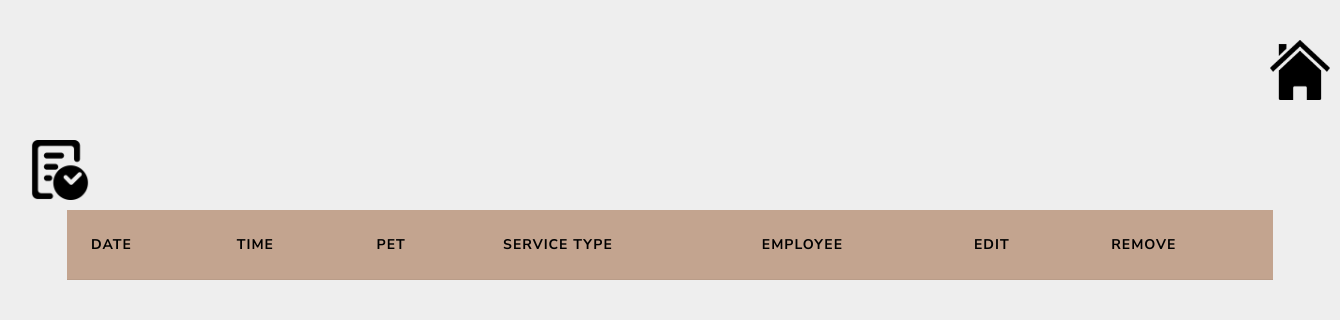
Page /Pages/EmployeeReservationsManagament.php (signed in) on the earlier database version.
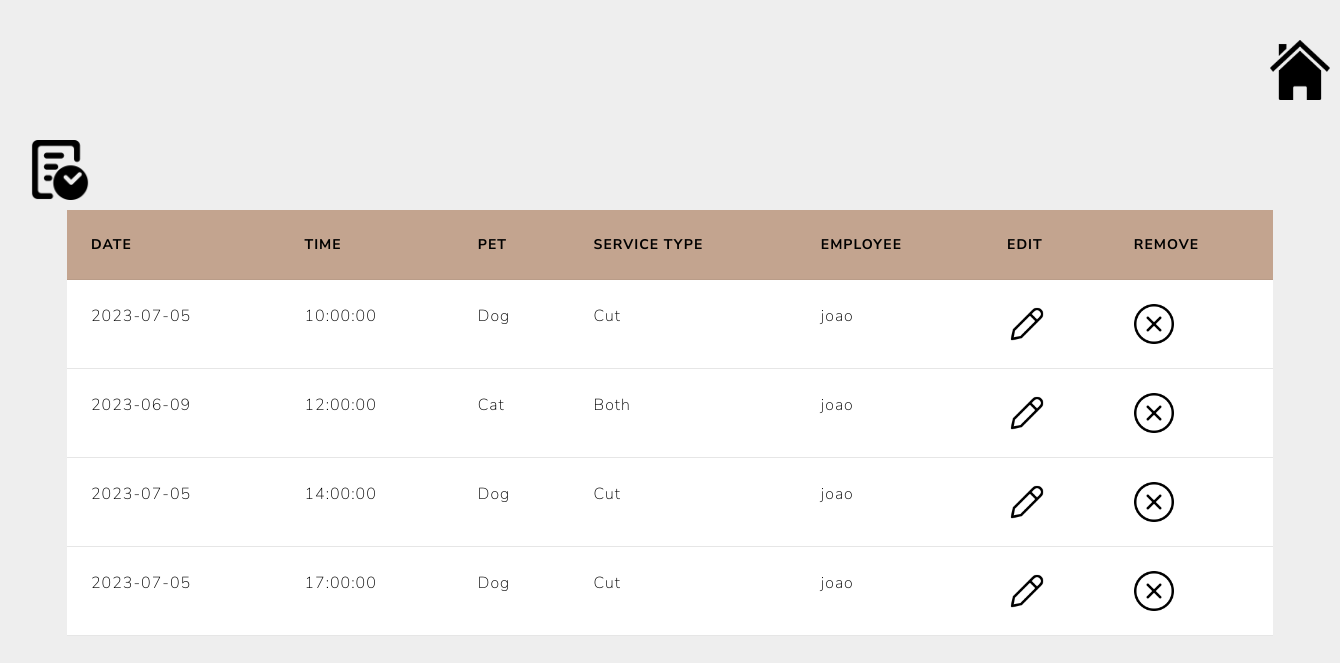
Same page on the later database version.
### tables this page shows
CREATE TABLE `reservation` (
  `idReservation` int(11) NOT NULL,
  `idClient` varchar(25) NOT NULL,
  `date` date NOT NULL,
  `time` time NOT NULL,
  `pet` varchar(20) NOT NULL,
  `serviceType` varchar(20) NOT NULL,
  `EmployeeUser` varchar(25) NOT NULL
);

### Pages/EmployeeReservationsManagament.php (the view, shortened to what this page needs)
<!DOCTYPE html>
<html lang="en">
<head>
    <link rel="stylesheet" href="bootstrap.css">
</head>
<body>
    <a href="./homePage.php"><img src="./home.png" alt="home.png" class="button"></a>
    <a href="PgReservation.php"><img src="./reservation.png" alt="reservation.png" class="button2"></a>
    <div class="table-div">
        <table class="table table-hover">
            <thead style="background-color: #c3a48f;">
                <tr>
                    <th scope="col" style="color: black;">Date</th>
                    <th scope="col" style="color: black;">Time</th>
                    <th scope="col" style="color: black;">Pet</th>
                    <th scope="col" style="color: black;">Service Type</th>
                    <th scope="col" style="color: black;">Employee</th>
                    <th scope="col" style="color: black;">Edit</th>
                    <th scope="col" style="color: black;">Remove</th>
                </tr>
            </thead>
            <tbody>
                <?php
                if (isset($_SESSION["login"])) {
                    $sql = "SELECT * FROM reservation AS r INNER JOIN user as U1 ON r.idClient = U1.Login INNER JOIN user as U2 ON 	r.EmployeeUser = U2.Login where EmployeeUser='" . $_SESSION["login"] . "' ORDER BY time ";
                    $retval = mysqli_query($conn, $sql);
                    while ($row = mysqli_fetch_array($retval)) {
                        echo "<tr class='table-secondary'><td>" . $row['date'] . "</td>";
                        echo "<td>" . $row['time'] . "</td>";
                        echo "<td>" . $row['pet'] . "</td>";
                        echo "<td>" . $row['serviceType'] . "</td>";
                        echo "<td>" . $row['EmployeeUser'] . "</td>";
                        echo "<td><a href='Pgedit_reservation.php?id=" . $row["idReservation"] . "'><img src='edit.png' class='management-icon'></a></td>";
                        echo "<td><a href='delete_reservation.php?id=" . $row["idReservation"] . "'><img src='remove.png' class='management-icon'></a></td>";
                        echo "</tr>";
                    }
                }
                ?>
            </tbody>
        </table>
    </div>
</body>
</html>

Differences in the rows shown:
added reservation: date "2023-07-05", time "10:00:00", pet "Dog", serviceType "Cut", EmployeeUser "joao"
added reservation: date "2023-06-09", time "12:00:00", pet "Cat", serviceType "Both", EmployeeUser "joao"
added reservation: date "2023-07-05", time "14:00:00", pet "Dog", serviceType "Cut", EmployeeUser "joao"
added reservation: date "2023-07-05", time "17:00:00", pet "Dog", serviceType "Cut", EmployeeUser "joao"
